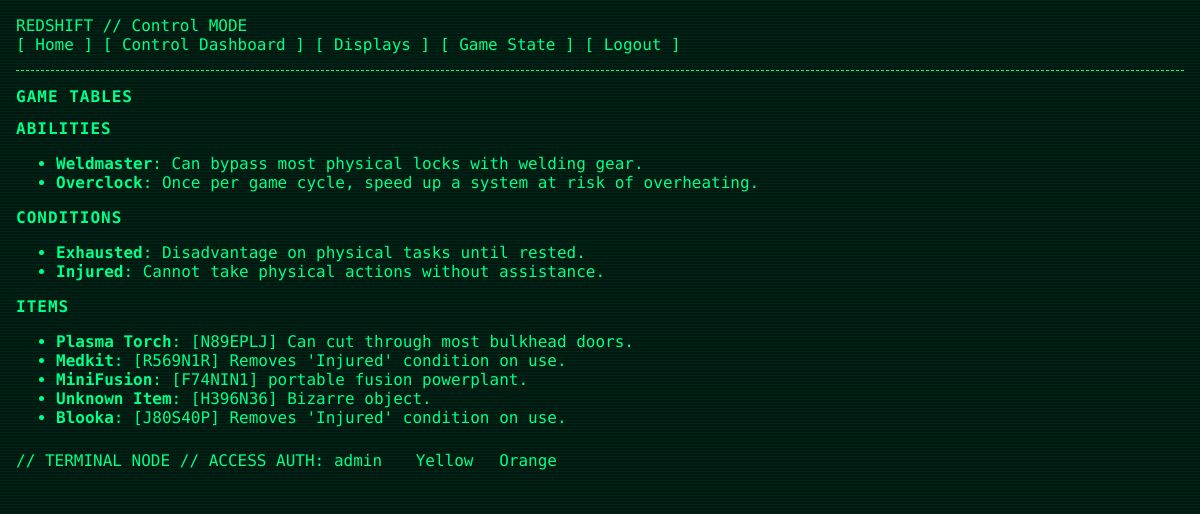
Screenshot of /control/data (signed in) with the database file from the repository.
### app/models.py (models this page shows)
class User(UserMixin, db.Model):
    id = db.Column(db.Integer, primary_key=True)
    username = db.Column(db.String(64), unique=True, nullable=False)
    email = db.Column(db.String(120), unique=True, nullable=False)
    password = db.Column(db.String(128), nullable=False)
    is_verified = db.Column(db.Boolean, default=False)
    role = db.Column(db.String(20), default='Player')  # 'Player' or 'Control'
    theme = db.Column(db.String(32), default='theme-green')
    character = db.relationship("Character", backref="user", uselist=False)

class Ability(db.Model):
    id = db.Column(db.Integer, primary_key=True)
    name = db.Column(db.String(100), unique=True, nullable=False)
    description = db.Column(db.Text)

class Condition(db.Model):
    id = db.Column(db.Integer, primary_key=True)
    name = db.Column(db.String(100), unique=True, nullable=False)
    effect = db.Column(db.Text)

class Item(db.Model):
    id = db.Column(db.Integer, primary_key=True)
    name = db.Column(db.String(100), unique=True, nullable=False)
    description = db.Column(db.Text)
    code = db.Column(db.String(10), unique=True, nullable=False)

### app/routes.py (the view)
@main_bp.route('/control/data')
@login_required
def control_data():
    if current_user.role != 'Control':
        abort(403)
    abilities = Ability.query.all()
    conditions = Condition.query.all()
    items = Item.query.all()
    return render_template('control_data.html', abilities=abilities, conditions=conditions, items=items)

### app/models.py (called while the page is built)
@login_manager.user_loader
def load_user(user_id):
    return User.query.get(int(user_id))

### app/templates/control_data.html
{% extends "base.html" %}
{% block content %}
<h1>Game Tables</h1>
<h2>Abilities</h2>
<ul>
  {% for a in abilities %}
    <li><strong>{{ a.name }}</strong>: {{ a.description }}</li>
  {% endfor %}
</ul>
<h2>Conditions</h2>
<ul>
  {% for c in conditions %}
    <li><strong>{{ c.name }}</strong>: {{ c.effect }}</li>
  {% endfor %}
</ul>
<h2>Items</h2>
<ul>
  {% for i in items %}
    <li><strong>{{ i.name }}</strong>: [{{ i.code }}] {{ i.description }}</li>
  {% endfor %}
</ul>
{% endblock %}

### app/templates/base.html (shortened to what this page needs)
<!DOCTYPE html>
<html lang="en">
<head>
  <link rel="stylesheet" href="{{ url_for('static', filename='css/retro.css') }}">
</head>
<body class="{{ current_user.theme if current_user.is_authenticated else 'theme-green' }}">
<div class="crt>"
    <div class="nav-bar {% if current_user.role == 'Control' %}control-nav{% else %}player-nav{% endif %}">
        REDSHIFT // {{ current_user.role if current_user.is_authenticated else "GUEST" }} MODE<BR/>
        <a href="{{ url_for('main.index') }}">Home</a>
        {% if current_user.is_authenticated %}
          {% if current_user.role == 'Control' %}
            <a href="{{ url_for('main.dashboard') }}">Control Dashboard</a>
            <a href="{{ url_for('main.manage_displays') }}">Displays</a>
            <a href="{{ url_for('main.control_game_state') }}">Game State</a>
          {% endif %}
          <a href="{{ url_for('auth.logout') }}">Logout</a>
        {% else %}
          <a href="{{ url_for('auth.login') }}">Login</a>
          <a href="{{ url_for('auth.register') }}">Register</a>
        {% endif %}
      </div>
      <hr>
  {% block content %}{% endblock %}
  // TERMINAL NODE // ACCESS AUTH: {{ current_user.username }}
  <form action="{{ url_for('main.set_theme') }}" method="POST" class="errata">
    {% set themes = ['theme-green', 'theme-yellow', 'theme-orange'] %}
    {% for theme in themes %}
      {% if current_user.theme != theme %}
        <button type="submit" name="theme" value="{{ theme }}" class="errata">
          {{ theme.replace('theme-', '').capitalize() }}
        </button>
      {% endif %}
    {% endfor %}
  </form>
</body>
</html>

### app/static/css/retro.css (style rules this page uses)
:root { --color-bg: #001a11; }
.theme-green { --color-fg: #00ff88; --color-accent: #00ffaa; --color-border: #00cc88; --color-muted: #004422; }
@media (min-width: 600px) { body { background-color: var(--color-bg); color: var(--color-fg); font-family: 'Share Tech Mono', monospace; margin: 0; padding: 1rem; animation: flickerAnim 3.6s infinite alternate; } }
@media (min-width: 600px) { a, h1, h2, h3, p, label, input, textarea, button, .nav-bar, .panel { animation: flickerAnim 3.6s infinite alternate; } }
@media (min-width: 600px) { body::before { content: ""; position: fixed; top: 0; left: 0; width: 100%; height: 100%; pointer-events: none; background: repeating-linear-gradient( to bottom, rgba(0, 255, 136, 0.05) 0px, rgba(0, 255, 136, 0.05) 1px, transparent 1px, transparent 3px ); z-index: 9999; animation: roll 60s linear infinite; } }
a { text-decoration: none; color: var(--color-fg) }
a:before { content: " [ "; color: var(--color-fg) }
a:after { content: " ] "; color: var(--color-fg) }
form, .panel, .container { border: 2px solid var(--color-fg); padding: 1rem; margin: 1rem auto; max-width: 600px; background-color: var(--color-bg); box-shadow: 0 0 10px var(--color-fg); width: 100%; box-sizing: border-box; }
form.errata { border: 0; display:inline; box-shadow: none; }
button.errata { border: 0; display:inline; box-shadow: none; }
input, textarea, button { background-color: var(--color-bg); color: var(--color-fg); border: 1px solid var(--color-fg); font-family: inherit; padding: 0.5rem; margin-bottom: 1rem; box-sizing: border-box; font-size: 1rem; }
h1, h2, h3, label { text-transform: uppercase; letter-spacing: 1px; font-size: 1rem; }
hr { border: none; border-top: 1px dashed var(--color-fg); margin: 1rem 0; }

### rows the page displays
User: role "Control", username "admin"
Ability: name "Weldmaster", description "Can bypass most physical locks with welding gear."
Ability: name "Overclock", description "Once per game cycle, speed up a system at risk of overheating."
Condition: name "Exhausted", effect "Disadvantage on physical tasks until rested."
Condition: name "Injured", effect "Cannot take physical actions without assistance."
Item: name "Plasma Torch", code "N89EPLJ", description "Can cut through most bulkhead doors."
Item: name "Medkit", code "R569N1R", description "Removes 'Injured' condition on use."
Item: name "MiniFusion", code "F74NIN1", description "portable fusion powerplant."
Item: name "Unknown Item", code "H396N36", description "Bizarre object."
Item: name "Blooka", code "J80S40P", description "Removes 'Injured' condition on use."

### other values shown
{{ theme.replace('theme-', '').capitalize() }} "Yellow" "Orange"
